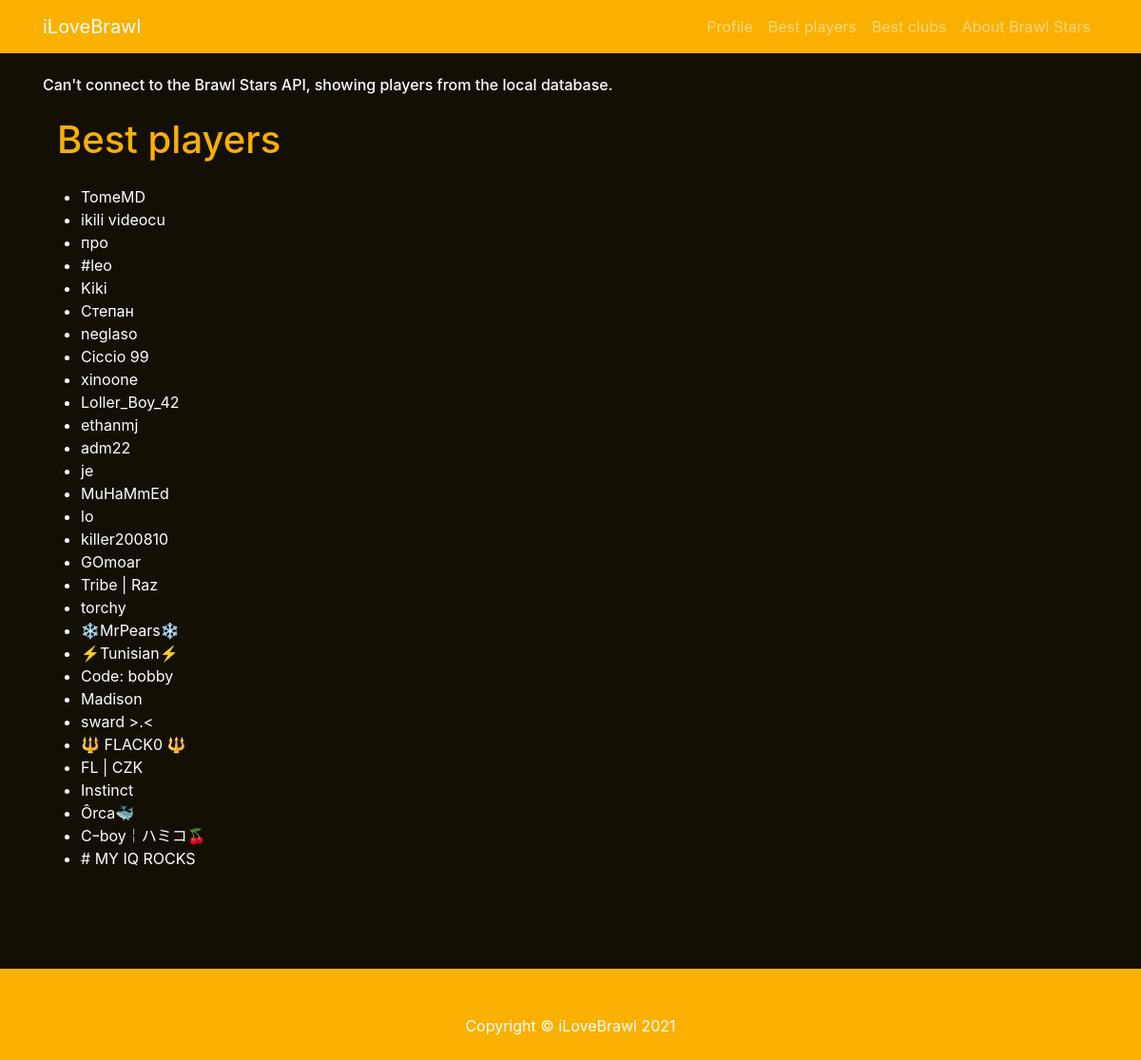
Screenshot of /players/ with the database file from the repository.
### brawlstarsapp/models.py (models this page shows)
class Player(models.Model):
    tag = models.CharField(max_length= 10, primary_key= True)
    name = models.CharField(max_length= 30)
    trophies = models.IntegerField()
    soloVictories = models.IntegerField()
    duoVictories = models.IntegerField()
    trioVictories = models.IntegerField()
    club = models.ForeignKey(Club, on_delete = models.CASCADE, null=True)

### brawlstarsapp/views.py (the view)
# urls.py: path('players/', views.players, name='players'),
def players(request):
    try:
        playersInfo = requests.get('https://api.brawlstars.com/v1/rankings/global/players', headers={'authorization': 'Bearer %s' % brawlToken, 'Accept': 'application/json'})
        if playersInfo.status_code == 200:
            context = {
                'playersInfo' : playersInfo.json()['items']
            }
        else:
            context = {
                'errMsg' : "Global player ranking unavailable, can't connect to the Brawl Stars API."
            }
    except requests.exceptions.ConnectionError as e:
        playersInfo = []
        for player in Player.objects.all():
            playersInfo.append(player)
        context = {
            'warnMsg': "Can't connect to the Brawl Stars API, showing players from the local database.",
            'playersInfo': playersInfo
        }
    return render(request, 'brawlstarsapp/players.html', context)

### brawlstarsapp/templates/brawlstarsapp/players.html
{% extends "brawlstarsapp/base.html" %} {%block content%}
{% if warnMsg %}
    <h6> {{ warnMsg }}</h6>
{% endif %}
<div class="container">
    <h1 class="my-4" style="color:#FAB000;">Best players</h1>
</div>
{% if playersInfo %}
    <ul>
    {% for player in playersInfo %}
    <li><a href="{% url 'playerTag' player.tag %}" style="color:white;">{{ player.name }}
    {% endfor %}
    </ul>
{% else %}
    <p>{{ errMsg }}</p>
{% endif %}
{% endblock %}

### brawlstarsapp/static/brawlstarsapp/css/1-col-portfolio.css (style rules this page uses)
html { min-height: 100%; position: relative; }
body { padding-top: 54px; color: #fff; background-color: #130F05; margin: 0; margin-bottom: 200px; }
@media (min-width: 992px) { body { padding-top: 56px; color: #fff; background-color: #130F05; margin: 0; margin-bottom: 200px; } }

### rows the page displays
Player: name "TomeMD"
Player: name "ikili videocu"
Player: name "про"
Player: name "#leo"
Player: name "Kiki"
Player: name "Степан"
Player: name "neglaso"
Player: name "Ciccio 99"
Player: name "xinoone"
Player: name "Loller_Boy_42"
Player: name "ethanmj"
Player: name "adm22"
Player: name "je"
Player: name "MuHaMmEd"
Player: name "lo"
Player: name "killer200810"
Player: name "GOmoar"
Player: name "Tribe | Raz"
Player: name "torchy"
Player: name "❄️MrPears❄️"
Player: name "⚡️Tunisian⚡️"
Player: name "Code: bobby"
Player: name "Madison"
Player: name "sward >.<"
Player: name "🔱 FLACK0 🔱"
Player: name "FL | CZK"
Player: name "Instinct"
Player: name "Ôrca🐳"
Player: name "Cｰboy￤ハミコ🍒"
Player: name "# MY IQ ROCKS"

### other values shown
{{ warnMsg }} "Can't connect to the Brawl Stars API, showing players from the local database."
